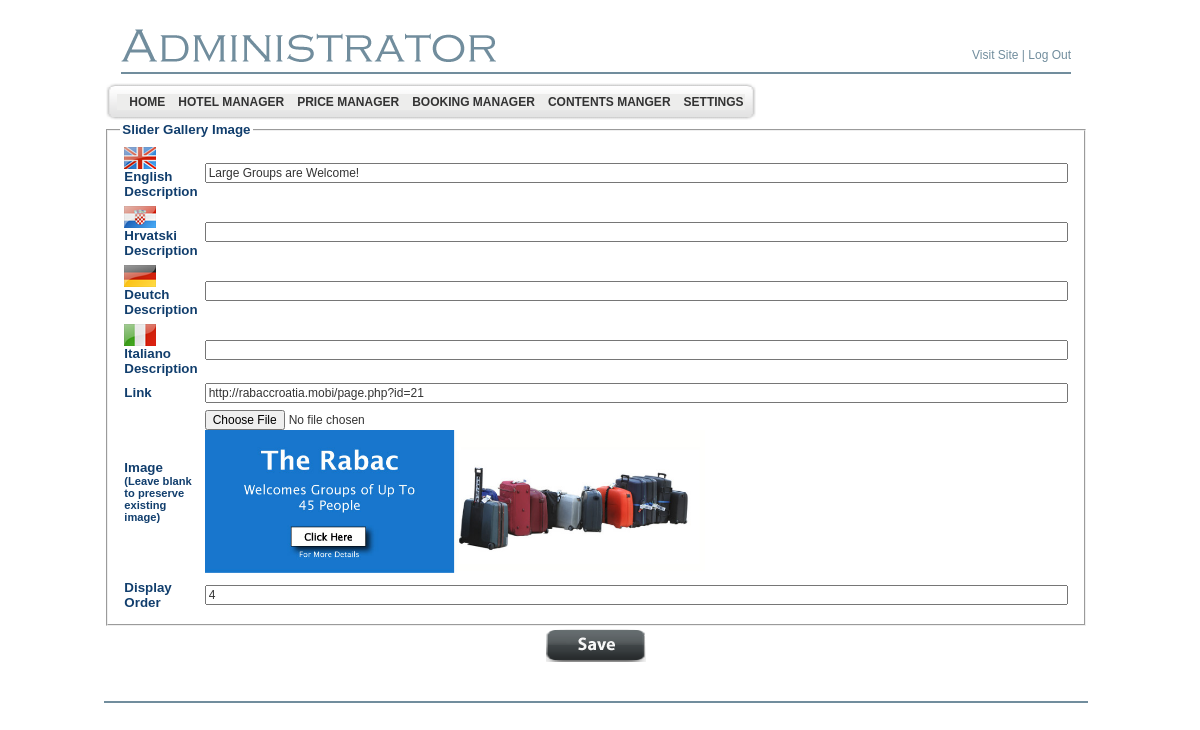
Before: /LiculApartments/admin/slider_images_add_edit.php?id=7 (signed in) with the older database file.
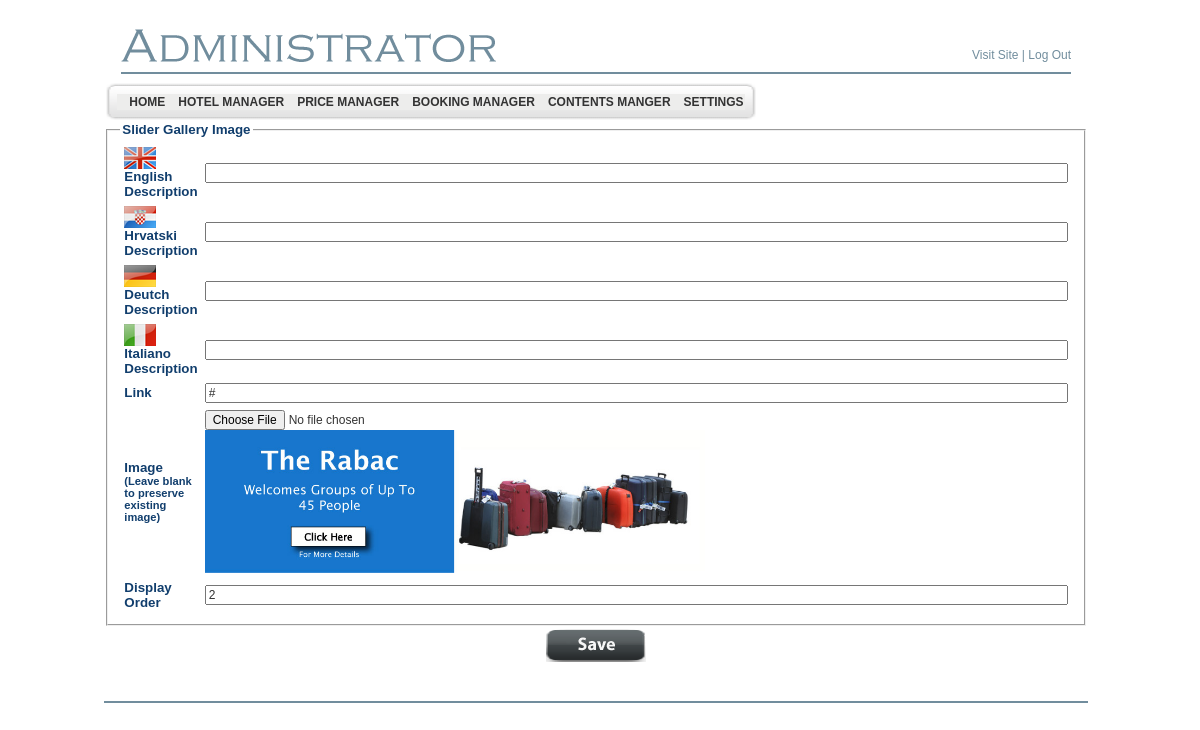
After: the same page with the newer database file.
### tables this page shows
CREATE TABLE `bsi_language` (
  `id` int(11) NOT NULL AUTO_INCREMENT,
  `language_name` varchar(255) NOT NULL,
  `language_code` varchar(4) NOT NULL,
  `language_file_name` varchar(255) NOT NULL,
  `is_active` tinyint(1) NOT NULL,
  `is_default` tinyint(1) NOT NULL,
  `display_order` int(11) NOT NULL,
  PRIMARY KEY (`id`),
  UNIQUE KEY `UNQ_lang_cd` (`language_code`)
);

CREATE TABLE `bsi_gallery_images` (
  `id` int(11) NOT NULL AUTO_INCREMENT,
  `image_name` varchar(128) NOT NULL,
  `thumb_image_name` varchar(128) DEFAULT NULL,
  `desc_en` varchar(1024) DEFAULT NULL,
  `desc_hr` varchar(1024) DEFAULT NULL,
  `desc_de` varchar(1024) DEFAULT NULL,
  `desc_it` varchar(1024) DEFAULT NULL,
  `link` varchar(1024) NOT NULL DEFAULT '#',
  `display_order` tinyint(4) NOT NULL DEFAULT '0',
  PRIMARY KEY (`id`),
  UNIQUE KEY `UNQ_image_name` (`image_name`),
  UNIQUE KEY `UNQ_thumb_image_name` (`thumb_image_name`)
);

### LiculApartments/includes/Language.class.php (called while the page is built, shortened)
<?php
class Language
{
	public static function fetchFromParameters($params)
	{
		$language = new Language();
		if (isset($params['id']) && is_numeric($params['id']))
		{
			$language->id = intval($params['id']);
		}
		if (isset($params['language_name']))
		{
			$language->languageName = $params['language_name'];
		}
		if (isset($params['language_code']))
		{
			$language->languageCode = $params['language_code'];
		}
		if (isset($params['language_file_name']))
		{
			$language->fileName = $params['language_file_name'];
		}
		if (isset($params['is_active']))
		{
			$language->isActive = intval($params['is_active']) == 1;
		}
		if (isset($params['is_default']))
		{
			$language->isDefault = intval($params['is_default']) == 1;
		}
		if (isset($params['display_order']))
		{
			$language->displayOrder = intval($params['display_order']);
		}
		return $language;
	}
	public static function fetchAllFromDbActive()
	{
		$languages = array();
		$sql = "SELECT * FROM bsi_language WHERE is_active = 1 ORDER BY display_order ASC, is_default DESC";
		$query = mysql_query($sql);
		while ($row = mysql_fetch_assoc($query))
		{
			$language = Language::fetchFromParameters($row);
			$languages[] = $language;
		}
		return $languages;
	}
}

### LiculApartments/includes/SystemConfiguration.class.php (called while the page is built, shortened)
<?php
require_once ("KLogger.class.php");
require_once ("LocalizedText.class.php");
require_once ("Language.class.php");
require_once ("GalleryImage.class.php");
require_once ("SliderImage.class.php");
require_once ("Utilities.class.php");
$loggingDirectory = "./logs/";
$currentDirectory = getcwd();
if (Utilities::stringEndsWith($currentDirectory, "admin"))
{
	$loggingDirectory = "../logs/";
}
$logger = new KLogger($loggingDirectory, KLogger::INFO);
?>

### LiculApartments/includes/Utilities.class.php (called while the page is built, shortened)
<?php
class Utilities
{
	public static function stringEndsWith($string, $test)
	{
	    $strlen = strlen($string);
	    $testlen = strlen($test);
	    return substr_compare($string, $test, -$testlen) === 0;
	}
}
?>

### LiculApartments/includes/KLogger.class.php (called while the page is built, shortened)
<?php
	class KLogger
	{
		public $DateFormat	= "Y-m-d G:i:s";
		private $priority = KLogger::INFO;
		public function __construct( $filepath , $priority )
		{
			$this->log_file = $filepath . "log_" . date("Y_m_d") . ".log";
			$this->priority = $priority;
			if ( $this->file_handle = fopen( $this->log_file , "a" ) )
			{
				$this->Log_Status = KLogger::LOG_OPEN;
			}
			else
			{
				$this->Log_Status = KLogger::OPEN_FAILED;
				$this->MessageQueue[] = "The file could not be opened. Check permissions.";
			}
			return;
		}
		private function shouldLog($priority)
		{
			if ($this->priority <= $priority)
			{
				return true;
			}
			return false;
		}
		public function Log($line, $priority)
		{
			if ($this->shouldLog($priority))
			{
				$status = $this->getTimeLine( $priority );
			}
		}
		private function getTimeLine( $level )
		{
			$time = date( $this->DateFormat );
			switch( $level )
			{
				case KLogger::INFO:
					return "$time - INFO  -->";
			}
		}
	}
?>

### LiculApartments/includes/SliderImage.class.php (called while the page is built, shortened)
<?php
class SliderImage
{
	public static function fetchFromParameters($postParams, $fileParams=null)
	{
		$sliderImage = new SliderImage();
		$sliderImage->galleryImage = GalleryImage::fetchFromParameters($postParams, $fileParams);
		return $sliderImage;
	}
	public static function fetchFromDb($imageId)
	{
		$sql = "SELECT gi.* FROM bsi_slider_images ri INNER JOIN bsi_gallery_images gi ON ri.image_id = gi.id WHERE ri.image_id = $imageId ORDER BY gi.display_order";
		$query = mysql_query($sql);
		if ($row = mysql_fetch_assoc($query))
		{
			$sliderImage = SliderImage::fetchFromParameters($row);
			return $sliderImage;
		}
		return null;
	}
}

### LiculApartments/includes/LocalizedText.class.php (called while the page is built, shortened)
<?php
class LocalizedText
{
	private $_textArray = array();
	public function getText($languageCode)
	{
		$languageCode = trim(strtolower($languageCode));
		if (isset($this->_textArray[$languageCode]))
		{
			return $this->_textArray[$languageCode];
		}
		return null;
	}
    public static function fetchFromParameters($params, $fieldPrefix)
    {
    	$localizedText = new LocalizedText($fieldPrefix);
    	foreach ($params as $key => $value)
        {
            if (preg_match('/' . $fieldPrefix . '[A-Za-z]{2}/', $key))
            {
                $languageCode = substr($key, -2);
                $localizedText->_textArray[$languageCode] = trim($value);
            }
        }
        return $localizedText;
    }
}

### LiculApartments/includes/GalleryImage.class.php (called while the page is built, shortened)
<?php
class GalleryImage
{
    private static $descriptionPrefix = "desc_";
	public static function fetchFromParameters($postParams, $fileParams=null, $uploadLocation="../images")
	{
		$galleryImage = new GalleryImage();
		if (isset($postParams['id']) && is_numeric($postParams['id']))
		{
			$galleryImage->id = intval($postParams['id']);
		}
		if (isset($postParams['image_name']))
		{
			$galleryImage->imageFileName = $postParams['image_name'];
		}
        $galleryImage->description = LocalizedText::fetchFromParameters($postParams, GalleryImage::$descriptionPrefix);
        if (isset($postParams['link']))
		{
			$galleryImage->link = $postParams['link'];
		}
		if (isset($postParams['display_order']) && is_numeric($postParams['display_order']))
		{
			$galleryImage->displayOrder = intval($postParams['display_order']);
		}
		return $galleryImage;
	}
}

### LiculApartments/admin/slider_images_add_edit.php (the view, shortened to what the changed rows need)
<?php
include_once ("../includes/SystemConfiguration.class.php");
global $logger;
$errors = array();
$message = "";
$logger->LogInfo(__FILE__);
$logger->LogInfo(var_export($_POST, true));
$sliderImage = new SliderImage();
if(isset($_POST['id']))
{
	$logger->LogInfo("Form has been submitted.");
	$sliderImage = SliderImage::fetchFromParameters($_POST, $_FILES);
	if (!$sliderImage->save())
	{
		$logger->LogError("Error saving slider image.");
		foreach ($sliderImage->errors as $error)
		{
			$logger->LogError($error);
			$errors[] = $error;
		}
	}
	else
	{
		header("Location: slider_images_list.php");
	}
}
else if (isset($_REQUEST['id']) && is_numeric($_REQUEST['id']))
{
	$imageId = intval($_REQUEST['id']);
	$sliderImage = SliderImage::fetchFromDb($imageId);
}
include ("header.php");
?>
<tr>
  <td valign="top">
  <?php
	if (sizeof($errors) > 0)
	{
		echo '			<table width="100%">' . "\n";
		foreach ($errors as $error)
		{
			echo '				<tr><td class="TitleBlue11pt" style="color: red; font-weight: bold;">' . htmlentities($error) . '</td></tr>' . "\n";
		}
		echo '			</table>' . "\n";
	}
	else if ($message != "")
	{
		echo '			<table width="100%">' . "\n";
		echo '				<tr><td class="TitleBlue11pt" align="center" style="color: green; font-weight: bold;">' . htmlentities($message) . '</td></tr>' . "\n";
		echo '			</table>' . "\n";
	}
	else
	{
	?>
	<form method="post" action="<?=$_SERVER['PHP_SELF']?>" enctype="multipart/form-data" onsubmit="return validateSliderImage();">
		<fieldset>
		    <legend class="TitleBlue11pt">Slider Gallery Image</legend>
		    <table width="100%" cellspacing="1" border="0" cellpadding="3">
		        <?php
			        $languages = Language::fetchAllFromDbActive();
			        foreach ($languages as $language)
			        {
			    ?>
			    		<tr class="TitleBlue11pt">
			    			<td valign="middle" align="left" width="22%">
			    				<img src="../graphics/language_icons/<?=$language->languageCode?>.png" border="0"  title="<?=$language->languageName?>" alt="<?=$language->languageName?>" /> <?= $language->languageName ?> Description
			            	</td>
			            	<td align="left" valign="middle">
			            		<input type="text" name="desc_<?= $language->languageCode ?>" value="<?= htmlentities($sliderImage->galleryImage->description->getText($language->languageCode)) ?>" size="120"/>
		            		</td>
			            </tr>
			    <?php
			        }
			    ?>
			    		<tr class="TitleBlue11pt">
			    			<td valign="middle" align="left" width="22%">
			    				Link
			            	</td>
			            	<td align="left" valign="middle">
			            		<input type="text" name="link" value="<?= htmlentities($sliderImage->galleryImage->link) ?>" size="120"/>
		            		</td>
			            </tr>
			            <tr class="TitleBlue11pt">
			    			<td valign="middle" align="left" width="22%">
			    				Image
			    				<?php
									if (trim($sliderImage->galleryImage->imageFileName) != "" && file_exists("../images/" . $sliderImage->galleryImage->imageFileName))
									{
										echo "<small>(Leave blank to preserve existing image)</small>";
									}
								?>
			            	</td>
			            	<td align="left" valign="middle">
			            		<input type="file" name="image_name" size="120" /><br />
			            		<img src="../images/<?= $sliderImage->galleryImage->imageFileName ?>" width="500" />
		            		</td>
			            </tr>
			            <tr class="TitleBlue11pt">
			    			<td valign="middle" align="left" width="22%">
			    				Display Order
			            	</td>
			            	<td align="left" valign="middle">
			            		<input type="text" name="display_order" value="<?= $sliderImage->galleryImage->displayOrder ?>" size="120"/>
		            		</td>
			            </tr>
			</table>
		</fieldset>
		<table width="100%">
			<tr class="TitleBlue11pt">
	            <td height="20" align="center">
	                <input type="image" value="1" src="images/button_save.png"  name='SBMT_REG' >
	            </td>
	        </tr>
		</table>
	</form>
	<?php
	}
	?>
  </td>
</tr>
</table>
<br />
</body>
</html>

Changed rows visible on the page:
shown differently, row unchanged: bsi_language "English": desc_en "Large Groups are Welcome!" → (not shown)
changed bsi_gallery_images: link "http://rabaccroatia.mobi/page.php?id=21" → "#"; display_order "4" → "2"
